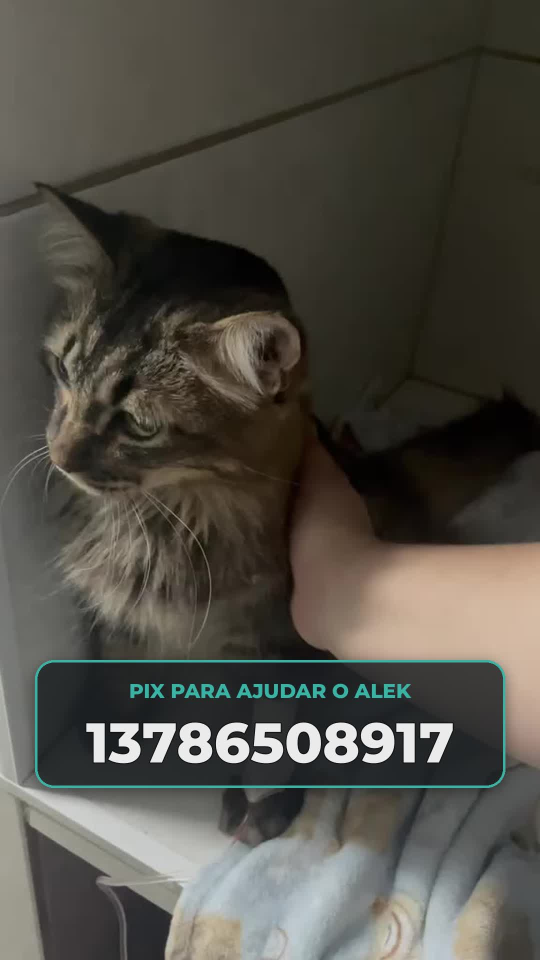
#> input picture videos/alek/preview-tarja-pix.jpg, 1080 x 1920 px (shown at 1/2 size)
$ python -i motion.py   (imports and definitions only)
#> lines starting #> are read from the running program, lines starting #| are printed output that depends on the picture
#!/usr/bin/env python3
"""Reels em motion da "Rifa em prol do Alek" (D'mialo Doceria), narrado, 1080x1920.

Uso:
  python3 motion.py preview T1 T2 ...       -> quadros de conferência (prev_T.jpg)
  python3 motion.py render K N pedaco.mp4   -> renderiza o pedaço K de N (só vídeo)
"""
import io
import json
import math
import subprocess
import sys

import numpy as np
from PIL import Image, ImageDraw, ImageFilter, ImageFont

SP = "/tmp/claude-0/-home-user-claudinho/752283aa-dafe-547a-a805-d485f40485d6/scratchpad"
R = f"{SP}/rifa"
UP = "/root/.claude/uploads/752283aa-dafe-547a-a805-d485f40485d6"
IMG = "/tmp/claude-0/-home-user-claudinho/752283aa-dafe-547a-a805-d485f40485d6/images"
FD = f"{SP}/fonts_dl"
FF = "ffmpeg"
W, H, FPS = 1080, 1920, 30

# paleta D'mialo (amostrada das artes)
CREAM = (241, 230, 212)
CREAM_L = (248, 242, 230)
CARD = (250, 246, 238)
BROWN = (91, 52, 35)
TEAL = (31, 106, 138)
ORANGE = (206, 138, 90)
WHITE = (255, 255, 255)

# [1 line not run here, left out]
END_HOLD = 2.6
# [1 line that did not run here, left out]


# ------------------------------------------------------------------ utilidades
def clamp(v, lo=0.0, hi=1.0):
    return lo if v < lo else hi if v > hi else v


def e_cubic(u):
    u = clamp(u)
    return 1 - (1 - u) ** 3


def e_back(u, s=1.9):
    u = clamp(u) - 1
    return u * u * ((s + 1) * u + s) + 1


def e_inout(u):
    u = clamp(u)
    return 0.5 - 0.5 * math.cos(math.pi * u)


_fc = {}


# [56 lines left out: functions fred, pop, cav, txt, rich, ss, not called in this run]


def shadowed(im, radius=26, off=12, alpha=110, blur=20, margin=40):
    """Coloca sombra suave sob uma imagem RGBA (forma pelo canal alfa)."""
    W2, H2 = im.width + 2 * margin, im.height + 2 * margin
    out = Image.new("RGBA", (W2, H2), (0, 0, 0, 0))
    sh = Image.new("RGBA", (W2, H2), (0, 0, 0, 0))
    a = im.getchannel("A").point(lambda v: v * alpha // 255)
    blk = Image.new("RGBA", im.size, (60, 35, 20, 255))
    blk.putalpha(a)
    sh.alpha_composite(blk, (margin, margin + off))
    out.alpha_composite(sh.filter(ImageFilter.GaussianBlur(blur)))
    out.alpha_composite(im, (margin, margin))
    return out


def rounded_mask(size, r):
    return ss(lambda d, k: d.rounded_rectangle((0, 0, size[0] * k - 1, size[1] * k - 1), r * k, fill=(255, 255, 255, 255)),
              size).getchannel("A")


# [133 lines left out: functions card_box, cover, with_alpha, paste, paw, crown and 7 more, not called in this run]


class VideoCard:
    """Vídeo dentro de um cartão com moldura branca e cantos arredondados (como as fotos das artes)."""

    # [36 lines left out: functions __init__, __call__, photo_card, not called in this run]


# ------------------------------------------------------------------ elementos animados
class El:
    def __init__(self, src, x, y, t_in, anim="pop", dur=0.5, t_out=None, anchor=(0.5, 0.5), bob=0.0, pulse=0.0):
        self.src, self.x, self.y, self.t_in, self.anim, self.dur = src, x, y, t_in, anim, dur
        self.t_out, self.anchor, self.bob, self.pulse = t_out, anchor, bob, pulse

    # [54 lines left out: functions draw, words_line, not called in this run]


# ------------------------------------------------------------------ tempos da narração
def scene_start(cena):
    return next(f["ini"] for f in FALAS if f["cena"] == cena)


# [12 lines left out: function kw, not called in this run]


def fala_ini(cena, nth):
    return [f for f in FALAS if f["cena"] == cena][nth]["ini"]


ORDER = []
# [3 lines not run here, left out]
BOUNDS = {}
# [4 lines not run here, left out]


# ------------------------------------------------------------------ fundo
# [8 lines left out: function make_bg, not called in this run]


BG = None
PAWS = []
PAW_IMG = None


# [7 lines left out: function draw_bg, not called in this run]


# ------------------------------------------------------------------ cenas
SCENES = {}     # cena -> lista de El
GLOBAL = []     # elementos fora das cenas (logo do topo)


# [330 lines left out: functions build, logo_alpha, teal_radius, frame_at, main, not called in this run]


# [2 lines not run here, left out]

>>> import cv2
>>> picture = cv2.imread('../../preview-tarja-pix.jpg', cv2.IMREAD_GRAYSCALE)
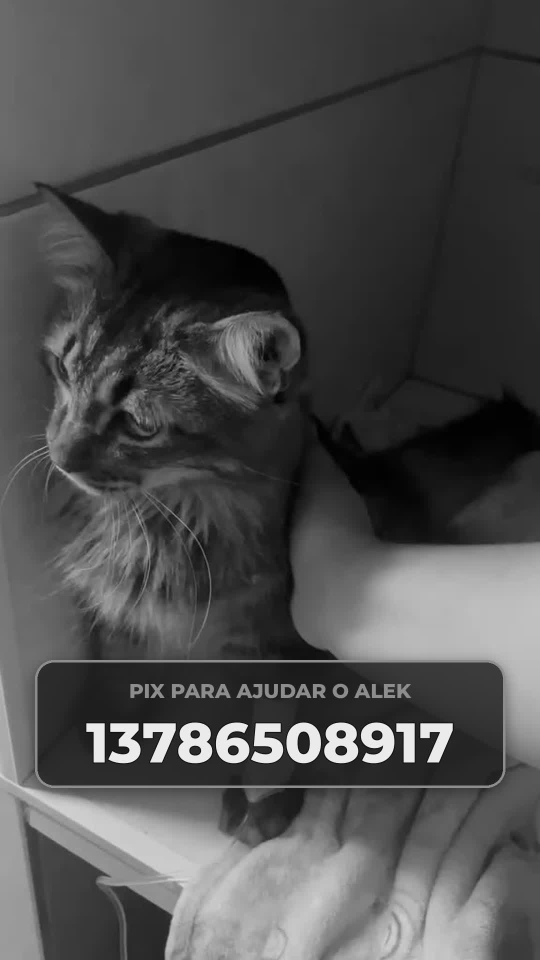
#> picture: shape (1920, 1080) (shown at 1/2 size); min 0, max 255, mean 77
>>> result = shadowed(picture)
#> (the run stopped early here; a loop or call above may not have finished)
